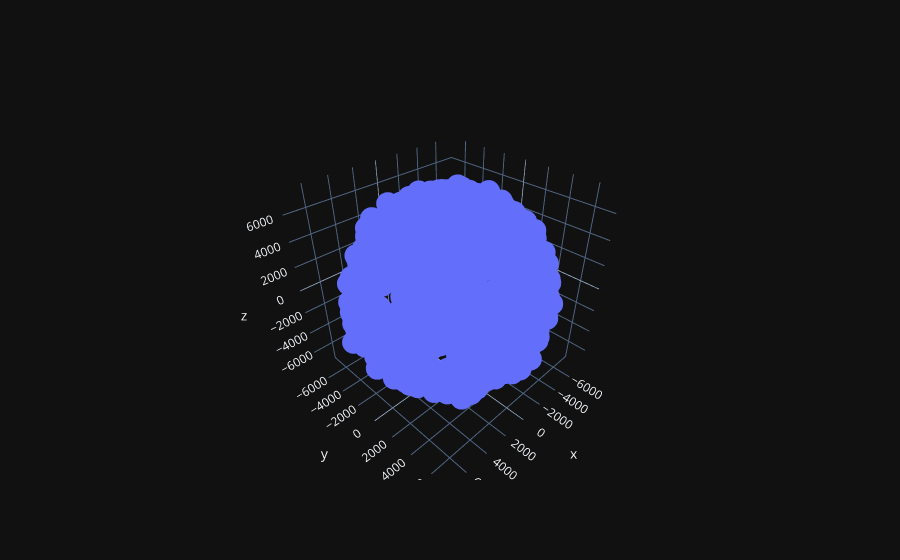
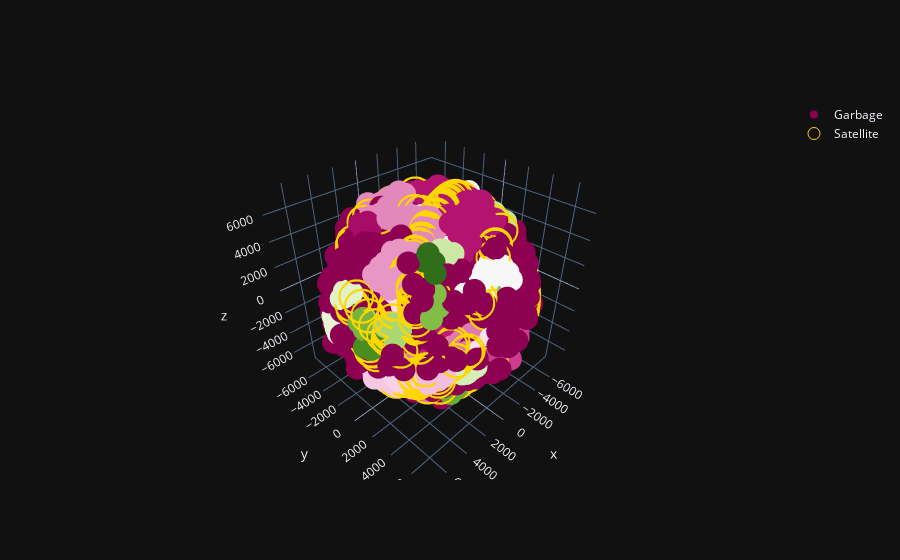

Notebook cell for these charts, in order:
### Code cell
# DBSCAN for cosmos garbage
with open('../Data/cosmos.csv') as f:
        lines = omm.parse_csv(f)
        fields = [field for field in lines]

Cosmos_G = []
result_cosmos = []

for field in fields:
    sat = Satrec()
    satellite = omm.initialize(sat, field)
    jd, fr = xd, xr
    e, r, v = sat.sgp4(jd, fr)
    Cosmos_G.append(r)
    result_cosmos.append([field['OBJECT_NAME'],field['OBJECT_ID'],field['EPOCH'], *r])

data_garbage_cosmos = np.array(Cosmos_G)
data_garbage_cosmos = data_garbage_cosmos[~np.isnan(data_garbage_cosmos).any(axis=1)]

result_cosmos = pd.DataFrame(result_cosmos,columns=['OBJECT_NAME','OBJECT_ID','EPOCH','x','y','z']).dropna()

fig = go.Figure(data=[go.Scatter3d(x=data_garbage_cosmos[:,0], y=data_garbage_cosmos[:,1], z=data_garbage_cosmos[:,2],
                                   mode='markers')])
fig.show()


model = DBSCAN(eps=800, min_samples=4)
model.fit_predict(data_garbage_cosmos)
predd = model.fit_predict(data_garbage_cosmos)

fig = go.Figure(data=[go.Scatter3d(x=data_garbage_cosmos[:,0], y=data_garbage_cosmos[:,1], z=data_garbage_cosmos[:,2],
                                   mode='markers',name="Garbage", marker={"size":8, "color":predd})])

fig.add_trace(go.Scatter3d(x=data_satellite[:,0], y=data_satellite[:,1], z=data_satellite[:,2], mode='markers',marker_symbol='circle-open',name="Satellite", marker={"size":12, "color":'gold'}))

fig.show()

print("number of cluster found: {}".format(len(set(model.labels_))))
print('cluster for each point: ', model.labels_)

### Figure 1 — Plotly figure (JSON) as saved in the notebook; plotly's stock layout.template omitted (floating-point values rounded to 4 significant figures; data arrays with more than 128 entries replaced by an {"elided": "..."} marker saying what was removed)
{"data": [{"mode": "markers", "x": {"elided": "774 float values"}, "y": {"elided": "774 float values"}, "z": {"elided": "774 float values"}, "type": "scatter3d"}], "layout": {}}

### Figure 2 — Plotly figure (JSON) as saved in the notebook; plotly's stock layout.template omitted (floating-point values rounded to 4 significant figures; data arrays with more than 128 entries replaced by an {"elided": "..."} marker saying what was removed)
{"data": [{"marker": {"color": {"elided": "774 int values"}, "size": 8}, "mode": "markers", "name": "Garbage", "x": {"elided": "774 float values"}, "y": {"elided": "774 float values"}, "z": {"elided": "774 float values"}, "type": "scatter3d"}, {"marker": {"color": "gold", "size": 12, "symbol": "circle-open"}, "mode": "markers", "name": "Satellite", "x": {"elided": "204 float values"}, "y": {"elided": "204 float values"}, "z": {"elided": "204 float values"}, "type": "scatter3d"}], "layout": {}}
